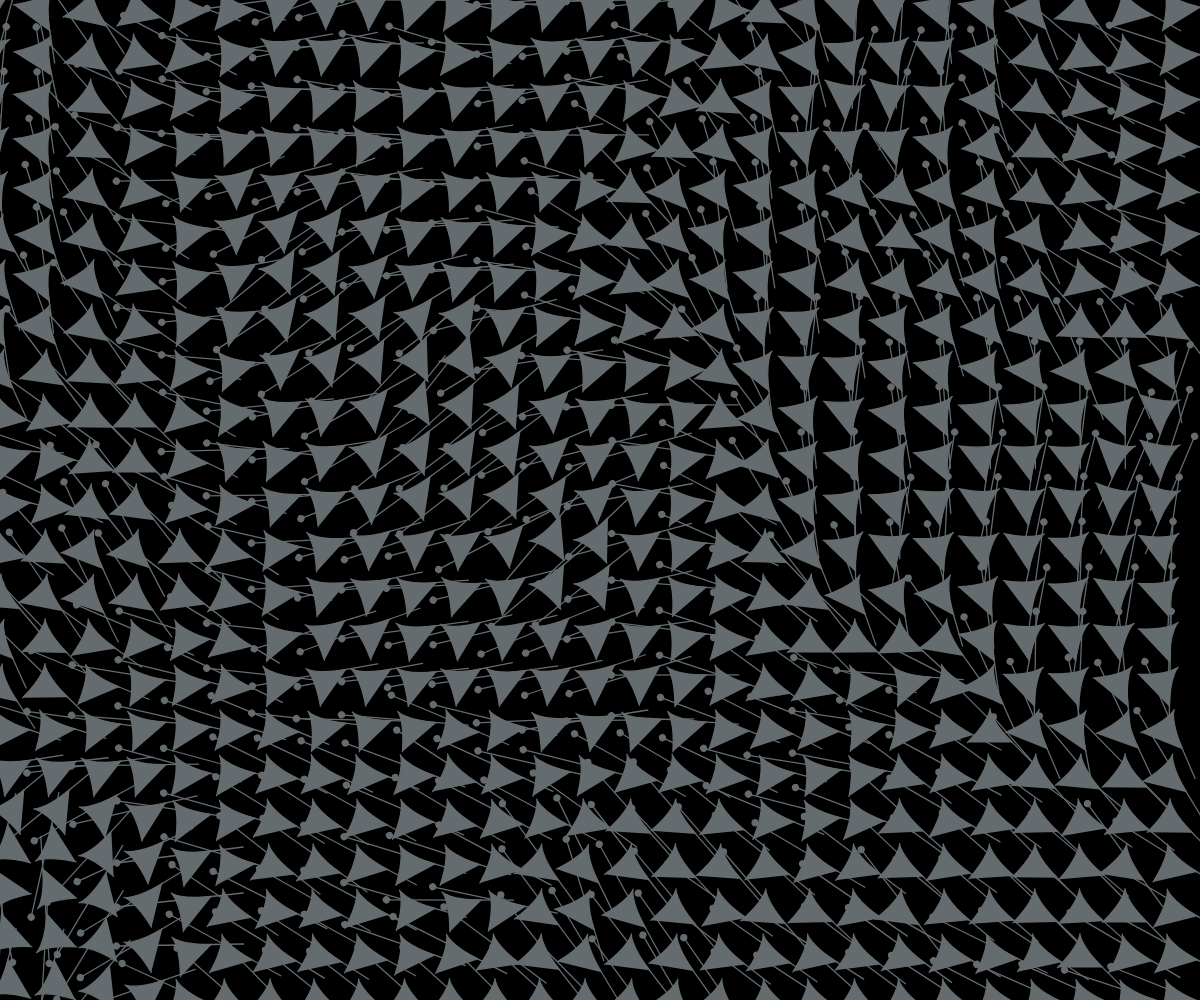
Frame 1 (no input)
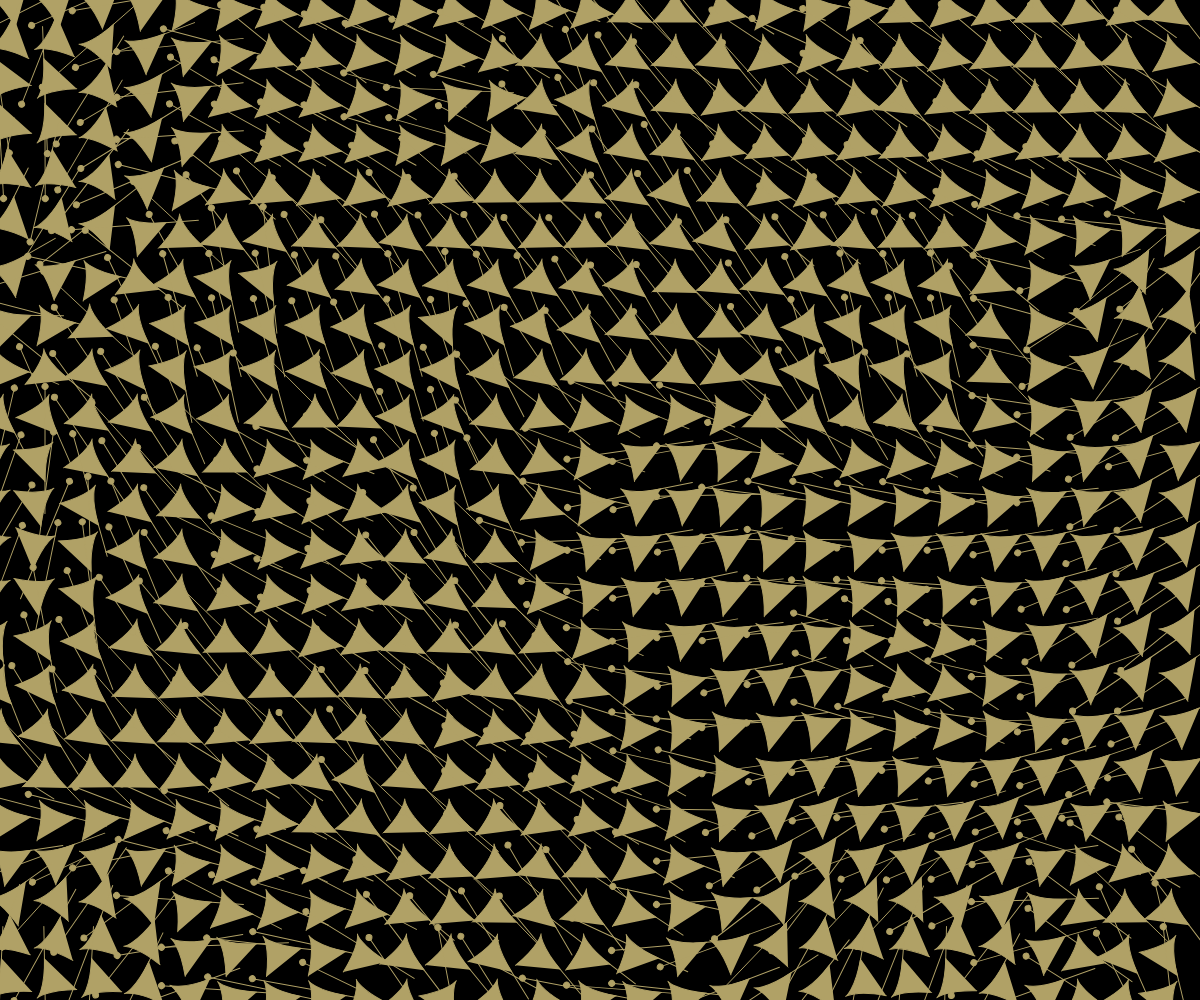
Frame 60 (no input)
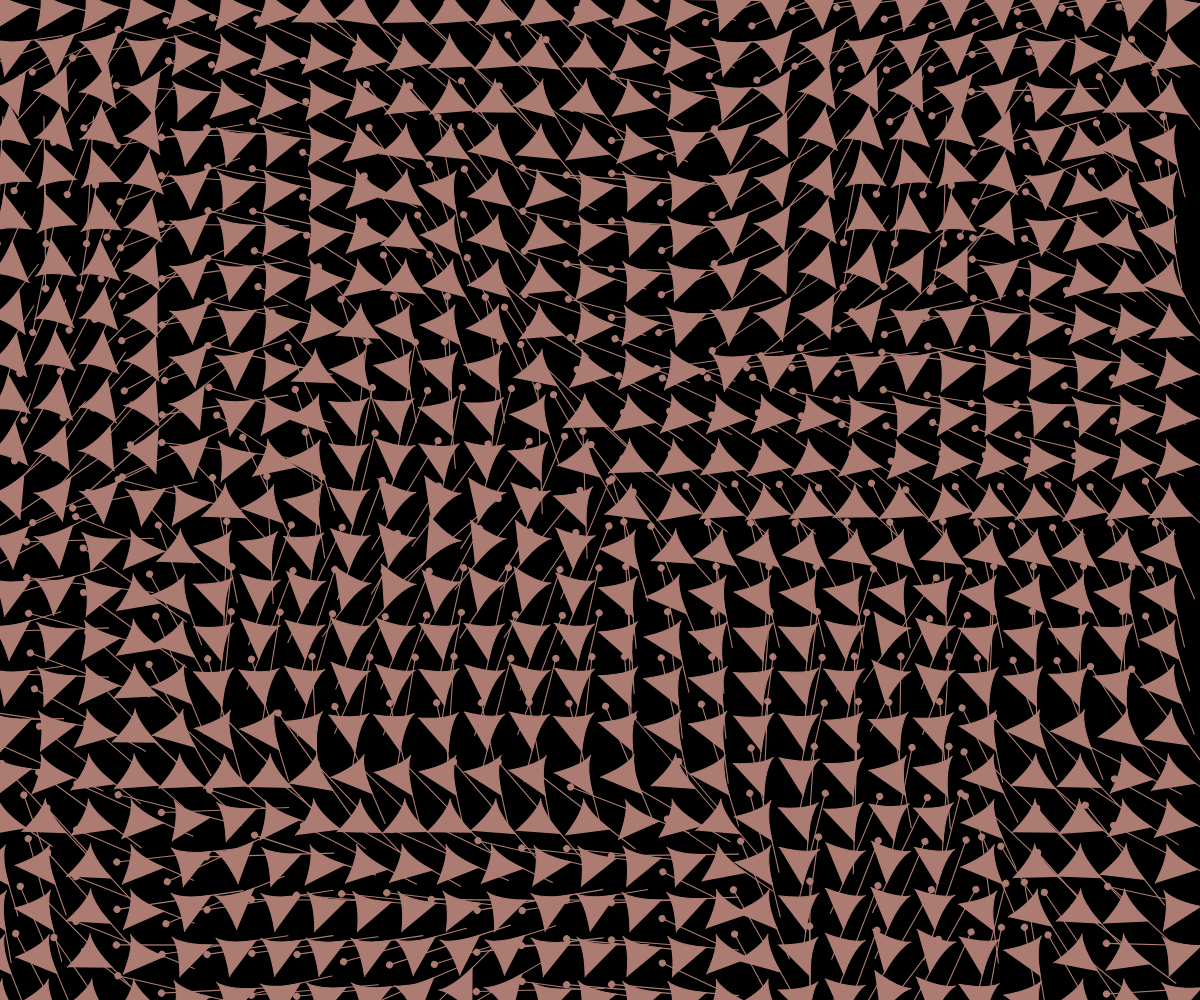
Frame 120 (the mouse pressed at the canvas centre since frame 60)

The p5.js sketch that drew these frames (run headless with seeded random() and noise() and a simulated clock; from frame 60 on, the mouse is pressed at the canvas centre):

// p5.js sketch
// ── sketch.js
let inc = 0.1;
let scl = 45;
let cols, rows;
let fr;
let xoff, yoff, zoff
let particles = [];
let terrain = [];
let flying = 0;

function setup() {
  createCanvas(windowWidth,windowHeight);
  cols = windowWidth / scl;
  rows = windowHeight / scl;
  fr = createP("");
  yoff = 0;
  for (let i = 0; i < 100; i++) {
    // particles[i] = new Particle();
  }
 
}

function draw() {
  background(0)
  yoff = flying;
  flying -= 0.03

  for (let i = 0; i < rows; i++) {
    terrain[i] = [];
    xoff = 0;
    for (let j = 0; j < cols; j++) {
      terrain[i][j] = noise(xoff, yoff);
      xoff += 0.1;
    }
    yoff -= 0.1
  }
  zoff += 0.1
  
  for (let y = 0; y < rows; y++) {
    for (let x = 0; x < cols; x++) {
      let r = noise(xoff, yoff, zoff) * TWO_PI
      let v = p5.Vector.fromAngle(terrain[y][x] * TWO_PI, 10);
      fill(255 * noise(xoff+5, yoff+5), 255 * noise(xoff+15, yoff+15), 255 * noise(xoff+25, yoff+25));
      noStroke();  
      push()
      stroke(255 * noise(xoff+5, yoff+5), 255 * noise(xoff+15, yoff+15), 255 * noise(xoff+25, yoff+25));
      strokeWeight(2* noise(xoff+35, yoff+35))
      translate(x * scl, y * scl);
      rotate(v.heading());
      line(-scl, -scl, scl, scl)
      bezier(-scl/2, -scl/2, scl/2, scl/2, -scl/2, scl/2, scl/2, -scl/2)
      circle(scl,scl,6);
      pop();
    }  
  }
 
  fr.html(floor(frameRate()));
  for (let i = 0; i < 100; i++) {
    // particles[i].show();
    // particles[i].update();
  }


  //noLoop();
}
